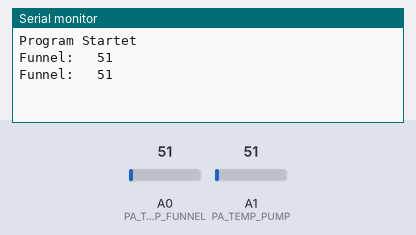
This sketch was run on a simulated Arduino Uno, built with avr-gcc and run on an emulated ATmega328P. On the bench: the last lines printed to the serial monitor. The inputs (shaded band) are chosen by the test bench; at power-on: A0 (PA_TEMP_FUNNEL) = 51, A1 (PA_TEMP_PUMP) = 51.

Above: at 4.8 s.
4.9 s: A0 (PA_TEMP_FUNNEL) set to 61
At 7.4 s:
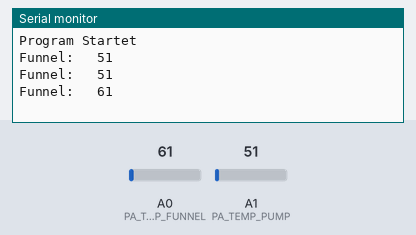
7.9 s: A0 (PA_TEMP_FUNNEL) set to 71
At 8.9 s:
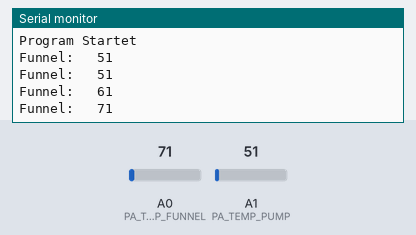
Timing chart, 0 to 10.9 s (numbered marks = the images above; inputs shaded):
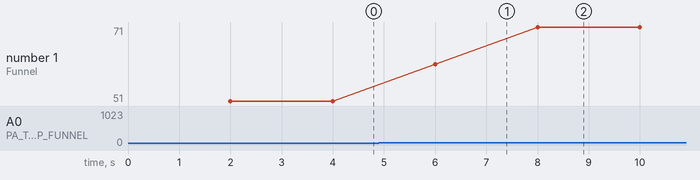

Measured:
- after the input at 4.9 s, the serial monitor: prints a new line after 1.1 s (image 1)
- after the input at 7.9 s, the serial monitor: prints a new line after 0.10 s (image 2)
- plotted number 1: 51 → 61 after the input at 4.9 s, 61 → 71 after the input at 7.9 s

The sketch:

Thermistors.ino
```cpp
#define PA_TEMP_FUNNEL 14  // Temperature sensor for the funnel
#define PA_TEMP_PUMP   15  // Temperature sensor for the Pump

unsigned long lastMillis = 0;
unsigned long Interval   = 2;  // In seconds
int Funnel               = 0;  // Funnel reading
int Pump                 = 0;  // pump reading
int prevFunnel           = 0;
int prevPump             = 0;

void setup() {
  Serial.begin(9600);
  Serial.println("Program Startet");
}

void loop() {
  if (millis() - lastMillis >= 2000) {
    lastMillis = millis();
    Funnel     = analogRead(PA_TEMP_FUNNEL);
    Pump       = analogRead(PA_TEMP_PUMP);
    Serial.print("Funnel:   ");
    Serial.println(Funnel);
  }
}
```
